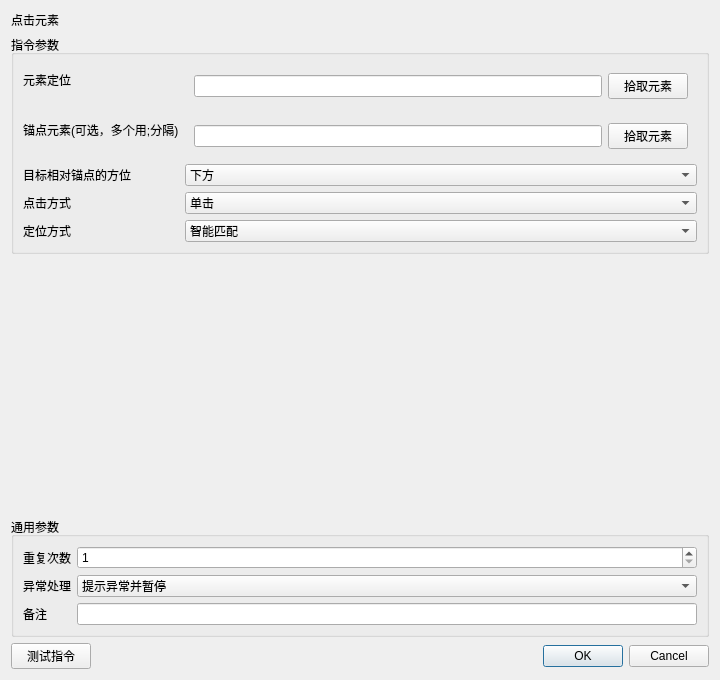
<?xml version="1.0" encoding="UTF-8"?><ui version="4.0"><class>InstructionEditor</class><widget class="QDialog" name="InstructionEditor"><property name="geometry"><rect><x>0</x><y>0</y><width>720</width><height>680</height></rect></property><layout class="QVBoxLayout" name="rootLayout"><item><widget class="QLabel" name="titleLabel"><property name="text"><string>点击元素</string></property></widget></item><item><widget class="QGroupBox" name="parameterGroupBox"><property name="title"><string>指令参数</string></property><layout class="QFormLayout" name="parameterFormLayout"><item row="0" column="0"><widget class="QLabel" name="label_0"><property name="text"><string>元素定位</string></property></widget></item><item row="0" column="1"><widget class="QWidget" name="container_0"><layout class="QHBoxLayout" name="fieldLayout_0"><item><widget class="QLineEdit" name="parameter_0"><property name="text"><string></string></property></widget></item><item><widget class="QPushButton" name="auxiliary_0"><property name="text"><string>拾取元素</string></property></widget></item></layout></widget></item><item row="1" column="0"><widget class="QLabel" name="label_1"><property name="text"><string>锚点元素(可选，多个用;分隔)</string></property></widget></item><item row="1" column="1"><widget class="QWidget" name="container_1"><layout class="QHBoxLayout" name="fieldLayout_1"><item><widget class="QLineEdit" name="parameter_1"><property name="text"><string></string></property></widget></item><item><widget class="QPushButton" name="auxiliary_1"><property name="text"><string>拾取元素</string></property></widget></item></layout></widget></item><item row="2" column="0"><widget class="QLabel" name="label_2"><property name="text"><string>目标相对锚点的方位</string></property></widget></item><item row="2" column="1"><widget class="QComboBox" name="parameter_2"><item><property name="text"><string>下方</string></property></item><item><property name="text"><string>上方</string></property></item><item><property name="text"><string>右侧</string></property></item><item><property name="text"><string>左侧</string></property></item><item><property name="text"><string>内部</string></property></item><item><property name="text"><string>相邻</string></property></item><property name="currentIndex"><number>0</number></property></widget></item><item row="3" column="0"><widget class="QLabel" name="label_3"><property name="text"><string>点击方式</string></property></widget></item><item row="3" column="1"><widget class="QComboBox" name="parameter_3"><item><property name="text"><string>单击</string></property></item><item><property name="text"><string>双击</string></property></item><item><property name="text"><string>右键</string></property></item><property name="currentIndex"><number>0</number></property></widget></item><item row="4" column="0"><widget class="QLabel" name="label_4"><property name="text"><string>定位方式</string></property></widget></item><item row="4" column="1"><widget class="QComboBox" name="parameter_4"><item><property name="text"><string>CSS选择器</string></property></item><item><property name="text"><string>XPath</string></property></item><item><property name="text"><string>文本内容</string></property></item><item><property name="text"><string>坐标定位</string></property></item><item><property name="text"><string>智能匹配</string></property></item><item><property name="text"><string>锚点定位</string></property></item><property name="currentIndex"><number>4</number></property></widget></item></layout></widget></item><item><spacer name="verticalSpacer"><property name="orientation"><enum>Qt::Vertical</enum></property><property name="sizeHint" stdset="0"><size><width>20</width><height>20</height></size></property></spacer></item>
<item><widget class="QGroupBox" name="commonGroupBox"><property name="title"><string>通用参数</string></property><layout class="QFormLayout" name="commonFormLayout">
<item row="0" column="0"><widget class="QLabel" name="repeatLabel"><property name="text"><string>重复次数</string></property></widget></item><item row="0" column="1"><widget class="QSpinBox" name="repeatSpinBox"><property name="minimum"><number>1</number></property><property name="maximum"><number>999999</number></property><property name="value"><number>1</number></property></widget></item>
<item row="1" column="0"><widget class="QLabel" name="errorPolicyLabel"><property name="text"><string>异常处理</string></property></widget></item><item row="1" column="1"><widget class="QComboBox" name="errorPolicyComboBox"><item><property name="text"><string>自动跳过</string></property></item><item><property name="text"><string>提示异常并暂停</string></property></item><item><property name="text"><string>提示异常并停止</string></property></item><property name="currentIndex"><number>1</number></property></widget></item>
<item row="2" column="0"><widget class="QLabel" name="noteLabel"><property name="text"><string>备注</string></property></widget></item><item row="2" column="1"><widget class="QLineEdit" name="noteEdit"/></item>
</layout></widget></item>
<item><layout class="QHBoxLayout" name="footerLayout"><item><widget class="QPushButton" name="testButton"><property name="text"><string>测试指令</string></property></widget></item><item><spacer name="footerSpacer"><property name="orientation"><enum>Qt::Horizontal</enum></property><property name="sizeHint" stdset="0"><size><width>40</width><height>20</height></size></property></spacer></item><item><widget class="QDialogButtonBox" name="buttonBox"><property name="standardButtons"><set>QDialogButtonBox::Cancel|QDialogButtonBox::Ok</set></property></widget></item></layout></item>
</layout></widget><resources/><connections/></ui>
